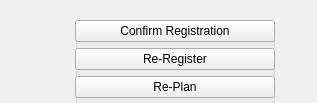
<?xml version="1.0" encoding="UTF-8"?>
<ui version="4.0">
 <class>gui</class>
 <widget class="QWidget" name="gui">
  <property name="geometry">
   <rect>
    <x>0</x>
    <y>0</y>
    <width>317</width>
    <height>103</height>
   </rect>
  </property>
  <property name="windowTitle">
   <string>Form</string>
  </property>
  <!-- <widget class="QWidget" name="layoutWidget">
   <property name="geometry">
    <rect>
     <x>130</x>
     <y>20</y>
     <width>161</width>
     <height>61</height>
    </rect>
   </property>
   <layout class="QVBoxLayout" name="verticalLayout_2">
    <item>
     <widget class="QLabel" name="label_1">
      <property name="text">
       <string>This is label 1.</string>
      </property>
     </widget>
    </item>
    <item>
     <widget class="QLabel" name="label_2">
      <property name="text">
       <string>This is label 2.</string>
      </property>
     </widget>
    </item>
   </layout>
  </widget> -->

<widget class="QGroupBox" name="groupBox">
 <property name="title">
    <string>Group Box</string>
 </property>
 <property name="geometry">
    <rect>
     <x>75</x>
     <y>20</y>
     <width>200</width>
     <height>200</height>
    </rect>
 </property>
 <widget class="QWidget" name="layoutWidget_2">
    <property name="geometry">
     <rect>
        <x>0</x>
        <y>0</y>
        <width>200</width>
        <height>200</height>
     </rect>
    </property>
    <layout class="QVBoxLayout" name="verticalLayout">
     <item>
        <widget class="QPushButton" name="pushButton0">
         <property name="text">
            <string>Confirm Registration</string>
         </property>
        </widget>
     </item>
     <item>
        <widget class="QPushButton" name="pushButton1">
         <property name="text">
            <string>Re-Register</string>
         </property>
        </widget>
     </item>
     <item>
        <widget class="QPushButton" name="pushButton2">
         <property name="text">
            <string>Re-Plan</string>
         </property>
        </widget>
     </item>
     <item>
        <widget class="QPushButton" name="pushButton3">
         <property name="text">
            <string>Confirm Plan</string>
         </property>
        </widget>
     </item>
     <item>
        <widget class="QLabel" name="label_1">
         <property name="text">
            <string>This is label 1.</string>
         </property>
        </widget>
     </item>
    </layout>
 </widget>
</widget>
 </widget>
 <resources/>
 <connections/>
</ui>
